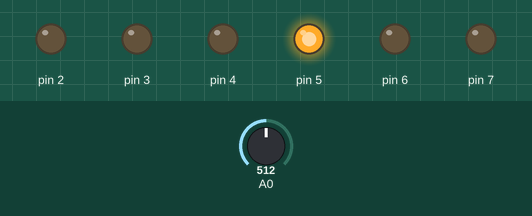
Recording of a sketch running on a simulated Arduino Uno, built with avr-gcc and run on an emulated ATmega328P. Parts: output pins drawn as LEDs (lit = HIGH). The inputs (shaded band) are chosen by the test bench; at power-on: A0 = 512.

Above: at 1.2 s.
1.3 s: A0 set to 662
2.8 s: A0 set to 679
At 3.2 s:
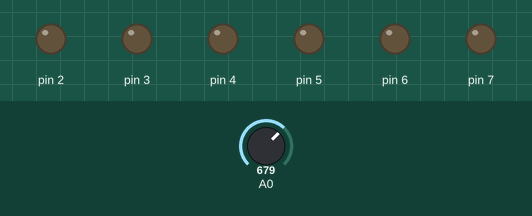
4.3 s: A0 set to 716
At 5.5 s:
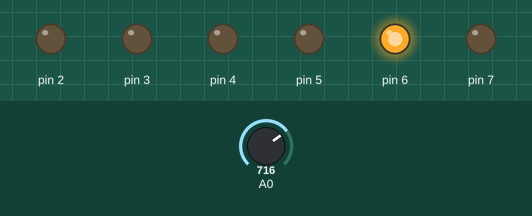
5.8 s: A0 set to 840
7.3 s: A0 set to 849
At 7.8 s:
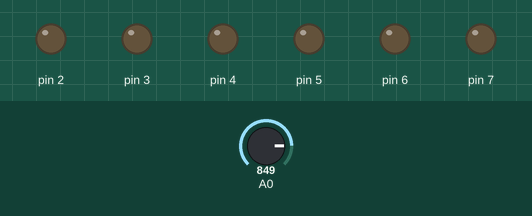
8.8 s: A0 set to 511
At 10.1 s:
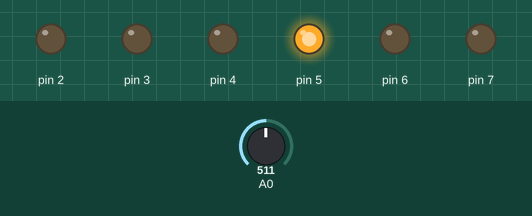
Timing chart, 0 to 11.3 s (numbered marks = the images above; inputs shaded):
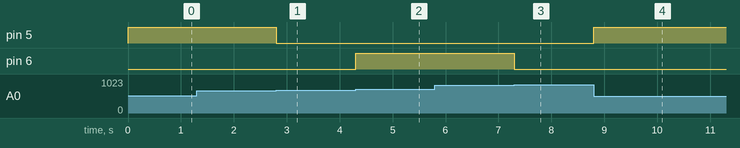

The sketch:

line_lcd.ino
```cpp
//PIN 2-7 HOOK UP TO LEDs' positive
//POt-middle to A0

void setup() {
  pinMode(2,OUTPUT);
  pinMode(3,OUTPUT);
  pinMode(4,OUTPUT);
  pinMode(5,OUTPUT);
  pinMode(6,OUTPUT);
  pinMode(7,OUTPUT);

}

void loop() {
  int set = analogRead(A0);
  float rang = 1024/6;

  while(set<(rang-1))
  {
    digitalWrite(2,HIGH)     ;
    set = analogRead(A0);
  }
  digitalWrite(2,LOW);
  while(set<(2*rang-1) && rang<set )
  {  set = analogRead(A0);
    digitalWrite(3,HIGH)     ;

  }
  digitalWrite(3,LOW);
  while( set<3*rang-1 && 2*rang<set)
  { set = analogRead(A0);
    digitalWrite(4,HIGH)     ;

  }
  digitalWrite(4,LOW);
  while( set<4*rang-1 && 3*rang<set)
  { set = analogRead(A0);
    digitalWrite(5,HIGH)     ;

  }
  digitalWrite(5,LOW);
  while( set<5*rang-1 && 4*rang<set)
  {  set = analogRead(A0);
    digitalWrite(6,HIGH)     ;

  }
  digitalWrite(6,LOW);
  while( set<1024 && 5*rang<set)
  {  set = analogRead(A0);
    digitalWrite(7,HIGH)     ;

  }
  digitalWrite(7,LOW);


}
```

Measured:
- the behaviour switches between 678 and 679 on A0 (found by bisection; images 0 and 1)
- the behaviour switches between 848 and 849 on A0 (found by bisection; images 2 and 3)
- after the input at 1.3 s, every drawn part: stays the same
- after the input at 2.8 s, pin 5: HIGH → LOW at once
- after the input at 4.3 s, pin 6: LOW → HIGH at once
- after the input at 5.8 s, every drawn part: stays the same
- after the input at 7.3 s, pin 6: HIGH → LOW at once
- after the input at 8.8 s, pin 5: LOW → HIGH at once
